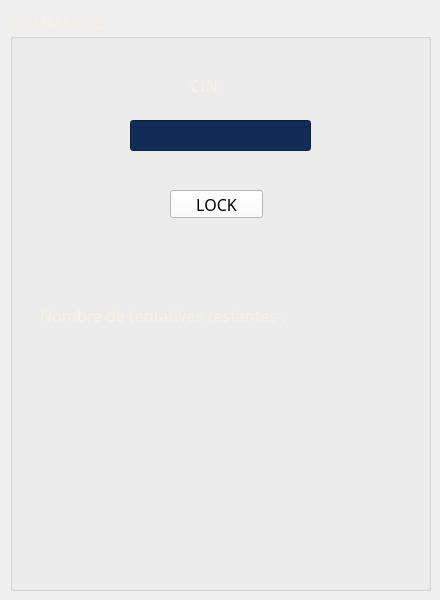
     <widget class="QWidget" name="tab_3">
      <attribute name="title">
       <string>Page</string>
      </attribute>
      <widget class="QGroupBox" name="groupBox_5">
       <property name="geometry">
        <rect>
         <x>10</x>
         <y>10</y>
         <width>421</width>
         <height>581</height>
        </rect>
       </property>
       <property name="palette">
        <palette>
         <active>
          <colorrole role="WindowText">
           <brush brushstyle="SolidPattern">
            <color alpha="255">
             <red>248</red>
             <green>240</green>
             <blue>229</blue>
            </color>
           </brush>
          </colorrole>
          <colorrole role="Button">
           <brush brushstyle="SolidPattern">
            <color alpha="255">
             <red>16</red>
             <green>44</green>
             <blue>87</blue>
            </color>
           </brush>
          </colorrole>
          <colorrole role="Light">
           <brush brushstyle="SolidPattern">
            <color alpha="255">
             <red>255</red>
             <green>255</green>
             <blue>255</blue>
            </color>
           </brush>
          </colorrole>
          <colorrole role="Midlight">
           <brush brushstyle="SolidPattern">
            <color alpha="255">
             <red>251</red>
             <green>247</green>
             <blue>242</blue>
            </color>
           </brush>
          </colorrole>
          <colorrole role="Dark">
           <brush brushstyle="SolidPattern">
            <color alpha="255">
             <red>124</red>
             <green>120</green>
             <blue>114</blue>
            </color>
           </brush>
          </colorrole>
          <colorrole role="Mid">
           <brush brushstyle="SolidPattern">
            <color alpha="255">
             <red>165</red>
             <green>160</green>
             <blue>153</blue>
            </color>
           </brush>
          </colorrole>
          <colorrole role="Text">
           <brush brushstyle="SolidPattern">
            <color alpha="255">
             <red>0</red>
             <green>0</green>
             <blue>0</blue>
            </color>
           </brush>
          </colorrole>
          <colorrole role="BrightText">
           <brush brushstyle="SolidPattern">
            <color alpha="255">
             <red>255</red>
             <green>255</green>
             <blue>255</blue>
            </color>
           </brush>
          </colorrole>
          <colorrole role="ButtonText">
           <brush brushstyle="SolidPattern">
            <color alpha="255">
             <red>0</red>
             <green>0</green>
             <blue>0</blue>
            </color>
           </brush>
          </colorrole>
          <colorrole role="Base">
           <brush brushstyle="SolidPattern">
            <color alpha="255">
             <red>16</red>
             <green>44</green>
             <blue>87</blue>
            </color>
           </brush>
          </colorrole>
          <colorrole role="Window">
           <brush brushstyle="SolidPattern">
            <color alpha="255">
             <red>16</red>
             <green>44</green>
             <blue>87</blue>
            </color>
           </brush>
          </colorrole>
          <colorrole role="Shadow">
           <brush brushstyle="SolidPattern">
            <color alpha="255">
             <red>0</red>
             <green>0</green>
             <blue>0</blue>
            </color>
           </brush>
          </colorrole>
          <colorrole role="AlternateBase">
           <brush brushstyle="SolidPattern">
            <color alpha="255">
             <red>251</red>
             <green>247</green>
             <blue>242</blue>
            </color>
           </brush>
          </colorrole>
          <colorrole role="ToolTipBase">
           <brush brushstyle="SolidPattern">
            <color alpha="255">
             <red>255</red>
             <green>255</green>
             <blue>220</blue>
            </color>
           </brush>
          </colorrole>
          <colorrole role="ToolTipText">
           <brush brushstyle="SolidPattern">
            <color alpha="255">
             <red>0</red>
             <green>0</green>
             <blue>0</blue>
            </color>
           </brush>
          </colorrole>
          <colorrole role="PlaceholderText">
           <brush brushstyle="SolidPattern">
            <color alpha="128">
             <red>0</red>
             <green>0</green>
             <blue>0</blue>
            </color>
           </brush>
          </colorrole>
         </active>
         <inactive>
          <colorrole role="WindowText">
           <brush brushstyle="SolidPattern">
            <color alpha="255">
             <red>248</red>
             <green>240</green>
             <blue>229</blue>
            </color>
           </brush>
          </colorrole>
          <colorrole role="Button">
           <brush brushstyle="SolidPattern">
            <color alpha="255">
             <red>16</red>
             <green>44</green>
             <blue>87</blue>
            </color>
           </brush>
          </colorrole>
          <colorrole role="Light">
           <brush brushstyle="SolidPattern">
            <color alpha="255">
             <red>255</red>
             <green>255</green>
             <blue>255</blue>
            </color>
           </brush>
          </colorrole>
          <colorrole role="Midlight">
           <brush brushstyle="SolidPattern">
            <color alpha="255">
             <red>251</red>
             <green>247</green>
             <blue>242</blue>
            </color>
           </brush>
          </colorrole>
          <colorrole role="Dark">
           <brush brushstyle="SolidPattern">
            <color alpha="255">
             <red>124</red>
             <green>120</green>
             <blue>114</blue>
            </color>
           </brush>
          </colorrole>
          <colorrole role="Mid">
           <brush brushstyle="SolidPattern">
            <color alpha="255">
             <red>165</red>
             <green>160</green>
             <blue>153</blue>
            </color>
           </brush>
          </colorrole>
          <colorrole role="Text">
           <brush brushstyle="SolidPattern">
            <color alpha="255">
             <red>0</red>
             <green>0</green>
             <blue>0</blue>
            </color>
           </brush>
          </colorrole>
          <colorrole role="BrightText">
           <brush brushstyle="SolidPattern">
            <color alpha="255">
             <red>255</red>
             <green>255</green>
             <blue>255</blue>
            </color>
           </brush>
          </colorrole>
          <colorrole role="ButtonText">
           <brush brushstyle="SolidPattern">
            <color alpha="255">
             <red>0</red>
             <green>0</green>
             <blue>0</blue>
            </color>
           </brush>
          </colorrole>
          <colorrole role="Base">
           <brush brushstyle="SolidPattern">
            <color alpha="255">
             <red>16</red>
             <green>44</green>
             <blue>87</blue>
            </color>
           </brush>
          </colorrole>
          <colorrole role="Window">
           <brush brushstyle="SolidPattern">
            <color alpha="255">
             <red>16</red>
             <green>44</green>
             <blue>87</blue>
            </color>
           </brush>
          </colorrole>
          <colorrole role="Shadow">
           <brush brushstyle="SolidPattern">
            <color alpha="255">
             <red>0</red>
             <green>0</green>
             <blue>0</blue>
            </color>
           </brush>
          </colorrole>
          <colorrole role="AlternateBase">
           <brush brushstyle="SolidPattern">
            <color alpha="255">
             <red>251</red>
             <green>247</green>
             <blue>242</blue>
            </color>
           </brush>
          </colorrole>
          <colorrole role="ToolTipBase">
           <brush brushstyle="SolidPattern">
            <color alpha="255">
             <red>255</red>
             <green>255</green>
             <blue>220</blue>
            </color>
           </brush>
          </colorrole>
          <colorrole role="ToolTipText">
           <brush brushstyle="SolidPattern">
            <color alpha="255">
             <red>0</red>
             <green>0</green>
             <blue>0</blue>
            </color>
           </brush>
          </colorrole>
          <colorrole role="PlaceholderText">
           <brush brushstyle="SolidPattern">
            <color alpha="128">
             <red>0</red>
             <green>0</green>
             <blue>0</blue>
            </color>
           </brush>
          </colorrole>
         </inactive>
         <disabled>
          <colorrole role="WindowText">
           <brush brushstyle="SolidPattern">
            <color alpha="255">
             <red>124</red>
             <green>120</green>
             <blue>114</blue>
            </color>
           </brush>
          </colorrole>
          <colorrole role="Button">
           <brush brushstyle="SolidPattern">
            <color alpha="255">
             <red>16</red>
             <green>44</green>
             <blue>87</blue>
            </color>
           </brush>
          </colorrole>
          <colorrole role="Light">
           <brush brushstyle="SolidPattern">
            <color alpha="255">
             <red>255</red>
             <green>255</green>
             <blue>255</blue>
            </color>
           </brush>
          </colorrole>
          <colorrole role="Midlight">
           <brush brushstyle="SolidPattern">
            <color alpha="255">
             <red>251</red>
             <green>247</green>
             <blue>242</blue>
            </color>
           </brush>
          </colorrole>
          <colorrole role="Dark">
           <brush brushstyle="SolidPattern">
            <color alpha="255">
             <red>124</red>
             <green>120</green>
             <blue>114</blue>
            </color>
           </brush>
          </colorrole>
          <colorrole role="Mid">
           <brush brushstyle="SolidPattern">
            <color alpha="255">
             <red>165</red>
             <green>160</green>
             <blue>153</blue>
            </color>
           </brush>
          </colorrole>
          <colorrole role="Text">
           <brush brushstyle="SolidPattern">
            <color alpha="255">
             <red>124</red>
             <green>120</green>
             <blue>114</blue>
            </color>
           </brush>
          </colorrole>
          <colorrole role="BrightText">
           <brush brushstyle="SolidPattern">
            <color alpha="255">
             <red>255</red>
             <green>255</green>
             <blue>255</blue>
            </color>
           </brush>
          </colorrole>
          <colorrole role="ButtonText">
           <brush brushstyle="SolidPattern">
            <color alpha="255">
             <red>124</red>
             <green>120</green>
             <blue>114</blue>
            </color>
           </brush>
          </colorrole>
          <colorrole role="Base">
           <brush brushstyle="SolidPattern">
            <color alpha="255">
             <red>16</red>
             <green>44</green>
             <blue>87</blue>
            </color>
           </brush>
          </colorrole>
          <colorrole role="Window">
           <brush brushstyle="SolidPattern">
            <color alpha="255">
             <red>16</red>
             <green>44</green>
             <blue>87</blue>
            </color>
           </brush>
          </colorrole>
          <colorrole role="Shadow">
           <brush brushstyle="SolidPattern">
            <color alpha="255">
             <red>0</red>
             <green>0</green>
             <blue>0</blue>
            </color>
           </brush>
          </colorrole>
          <colorrole role="AlternateBase">
           <brush brushstyle="SolidPattern">
            <color alpha="255">
             <red>248</red>
             <green>240</green>
             <blue>229</blue>
            </color>
           </brush>
          </colorrole>
          <colorrole role="ToolTipBase">
           <brush brushstyle="SolidPattern">
            <color alpha="255">
             <red>255</red>
             <green>255</green>
             <blue>220</blue>
            </color>
           </brush>
          </colorrole>
          <colorrole role="ToolTipText">
           <brush brushstyle="SolidPattern">
            <color alpha="255">
             <red>0</red>
             <green>0</green>
             <blue>0</blue>
            </color>
           </brush>
          </colorrole>
          <colorrole role="PlaceholderText">
           <brush brushstyle="SolidPattern">
            <color alpha="128">
             <red>0</red>
             <green>0</green>
             <blue>0</blue>
            </color>
           </brush>
          </colorrole>
         </disabled>
        </palette>
       </property>
       <property name="font">
        <font>
         <family>Stencil</family>
         <pointsize>12</pointsize>
         <weight>50</weight>
         <bold>false</bold>
        </font>
       </property>
       <property name="title">
        <string>COMMANDE</string>
       </property>
       <widget class="QLabel" name="label_26">
        <property name="geometry">
         <rect>
          <x>180</x>
          <y>60</y>
          <width>131</width>
          <height>31</height>
         </rect>
        </property>
        <property name="font">
         <font>
          <family>Stencil</family>
          <pointsize>12</pointsize>
         </font>
        </property>
        <property name="styleSheet">
         <string notr="true">color: rgb(248, 240, 229);</string>
        </property>
        <property name="text">
         <string>CIN:</string>
        </property>
       </widget>
       <widget class="QLineEdit" name="lineEdit_cin">
        <property name="geometry">
         <rect>
          <x>120</x>
          <y>110</y>
          <width>181</width>
          <height>31</height>
         </rect>
        </property>
        <property name="palette">
         <palette>
          <active>
           <colorrole role="Button">
            <brush brushstyle="SolidPattern">
             <color alpha="255">
              <red>16</red>
              <green>44</green>
              <blue>87</blue>
             </color>
            </brush>
           </colorrole>
           <colorrole role="Text">
            <brush brushstyle="SolidPattern">
             <color alpha="255">
              <red>255</red>
              <green>255</green>
              <blue>255</blue>
             </color>
            </brush>
           </colorrole>
           <colorrole role="Base">
            <brush brushstyle="SolidPattern">
             <color alpha="255">
              <red>16</red>
              <green>44</green>
              <blue>87</blue>
             </color>
            </brush>
           </colorrole>
           <colorrole role="Window">
            <brush brushstyle="SolidPattern">
             <color alpha="255">
              <red>16</red>
              <green>44</green>
              <blue>87</blue>
             </color>
            </brush>
           </colorrole>
           <colorrole role="PlaceholderText">
            <brush brushstyle="NoBrush">
             <color alpha="128">
              <red>255</red>
              <green>255</green>
              <blue>255</blue>
             </color>
            </brush>
           </colorrole>
          </active>
          <inactive>
           <colorrole role="Button">
            <brush brushstyle="SolidPattern">
             <color alpha="255">
              <red>16</red>
              <green>44</green>
              <blue>87</blue>
             </color>
            </brush>
           </colorrole>
           <colorrole role="Text">
            <brush brushstyle="SolidPattern">
             <color alpha="255">
              <red>255</red>
              <green>255</green>
              <blue>255</blue>
             </color>
            </brush>
           </colorrole>
           <colorrole role="Base">
            <brush brushstyle="SolidPattern">
             <color alpha="255">
              <red>16</red>
              <green>44</green>
              <blue>87</blue>
             </color>
            </brush>
           </colorrole>
           <colorrole role="Window">
            <brush brushstyle="SolidPattern">
             <color alpha="255">
              <red>16</red>
              <green>44</green>
              <blue>87</blue>
             </color>
            </brush>
           </colorrole>
           <colorrole role="PlaceholderText">
            <brush brushstyle="NoBrush">
             <color alpha="128">
              <red>255</red>
              <green>255</green>
              <blue>255</blue>
             </color>
            </brush>
           </colorrole>
          </inactive>
          <disabled>
           <colorrole role="Button">
            <brush brushstyle="SolidPattern">
             <color alpha="255">
              <red>16</red>
              <green>44</green>
              <blue>87</blue>
             </color>
            </brush>
           </colorrole>
           <colorrole role="Text">
            <brush brushstyle="SolidPattern">
             <color alpha="255">
              <red>124</red>
              <green>120</green>
              <blue>114</blue>
             </color>
            </brush>
           </colorrole>
           <colorrole role="Base">
            <brush brushstyle="SolidPattern">
             <color alpha="255">
              <red>16</red>
              <green>44</green>
              <blue>87</blue>
             </color>
            </brush>
           </colorrole>
           <colorrole role="Window">
            <brush brushstyle="SolidPattern">
             <color alpha="255">
              <red>16</red>
              <green>44</green>
              <blue>87</blue>
             </color>
            </brush>
           </colorrole>
           <colorrole role="PlaceholderText">
            <brush brushstyle="NoBrush">
             <color alpha="128">
              <red>255</red>
              <green>255</green>
              <blue>255</blue>
             </color>
            </brush>
           </colorrole>
          </disabled>
         </palette>
        </property>
        <property name="text">
         <string/>
        </property>
        <property name="clearButtonEnabled">
         <bool>true</bool>
        </property>
       </widget>
       <widget class="QPushButton" name="pushButton_rechcin">
        <property name="geometry">
         <rect>
          <x>160</x>
          <y>180</y>
          <width>93</width>
          <height>28</height>
         </rect>
        </property>
        <property name="palette">
         <palette>
          <active>
           <colorrole role="Button">
            <brush brushstyle="SolidPattern">
             <color alpha="255">
              <red>255</red>
              <green>255</green>
              <blue>255</blue>
             </color>
            </brush>
           </colorrole>
           <colorrole role="Base">
            <brush brushstyle="SolidPattern">
             <color alpha="255">
              <red>255</red>
              <green>255</green>
              <blue>255</blue>
             </color>
            </brush>
           </colorrole>
           <colorrole role="Window">
            <brush brushstyle="SolidPattern">
             <color alpha="255">
              <red>255</red>
              <green>255</green>
              <blue>255</blue>
             </color>
            </brush>
           </colorrole>
          </active>
          <inactive>
           <colorrole role="Button">
            <brush brushstyle="SolidPattern">
             <color alpha="255">
              <red>255</red>
              <green>255</green>
              <blue>255</blue>
             </color>
            </brush>
           </colorrole>
           <colorrole role="Base">
            <brush brushstyle="SolidPattern">
             <color alpha="255">
              <red>255</red>
              <green>255</green>
              <blue>255</blue>
             </color>
            </brush>
           </colorrole>
           <colorrole role="Window">
            <brush brushstyle="SolidPattern">
             <color alpha="255">
              <red>255</red>
              <green>255</green>
              <blue>255</blue>
             </color>
            </brush>
           </colorrole>
          </inactive>
          <disabled>
           <colorrole role="Button">
            <brush brushstyle="SolidPattern">
             <color alpha="255">
              <red>255</red>
              <green>255</green>
              <blue>255</blue>
             </color>
            </brush>
           </colorrole>
           <colorrole role="Base">
            <brush brushstyle="SolidPattern">
             <color alpha="255">
              <red>255</red>
              <green>255</green>
              <blue>255</blue>
             </color>
            </brush>
           </colorrole>
           <colorrole role="Window">
            <brush brushstyle="SolidPattern">
             <color alpha="255">
              <red>255</red>
              <green>255</green>
              <blue>255</blue>
             </color>
            </brush>
           </colorrole>
          </disabled>
         </palette>
        </property>
        <property name="styleSheet">
         <string notr="true">background-color: rgb(255, 255, 255);</string>
        </property>
        <property name="text">
         <string>LOCK</string>
        </property>
       </widget>
       <widget class="QLabel" name="label_27">
        <property name="geometry">
         <rect>
          <x>30</x>
          <y>290</y>
          <width>361</width>
          <height>31</height>
         </rect>
        </property>
        <property name="font">
         <font>
          <family>Stencil</family>
          <pointsize>12</pointsize>
         </font>
        </property>
        <property name="styleSheet">
         <string notr="true">color: rgb(248, 240, 229);</string>
        </property>
        <property name="text">
         <string>Nombre de tentatives restantes :</string>
        </property>
       </widget>
       <widget class="QLabel" name="lab">
        <property name="geometry">
         <rect>
          <x>230</x>
          <y>350</y>
          <width>131</width>
          <height>31</height>
         </rect>
        </property>
        <property name="font">
         <font>
          <family>Stencil</family>
          <pointsize>12</pointsize>
         </font>
        </property>
        <property name="styleSheet">
         <string notr="true">color: rgb(248, 240, 229);</string>
        </property>
        <property name="text">
         <string/>
        </property>
       </widget>
      </widget>
     </widget>
